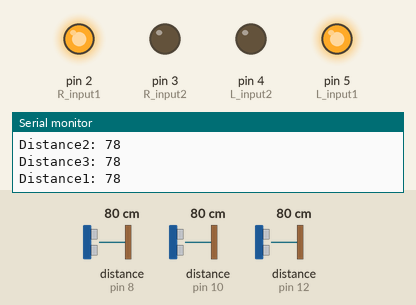
This sketch was run on a simulated Arduino Uno, built with avr-gcc and run on an emulated ATmega328P. On the bench: output pins drawn as LEDs (lit = HIGH), the last lines printed to the serial monitor. Wiring (inferred from the names in the program): 3 × ultrasonic range finder: trigger pin 9, echo pin 8 / trigger pin 11, echo pin 10 / trigger pin 13, echo pin 12. Inputs (shaded band) come from the test bench; at power-on: distance to the obstacle (sensors on pin 8, pin 10, pin 12) 80 cm. The echo pulse lasts 58.3 µs per cm; pins used as bus, display or sensor lines are not drawn.

Above: at 1.2 s.
1.3 s: distance to the obstacle (sensor on pin 8) set to 43 cm
4.3 s: distance to the obstacle (sensor on pin 8) set to 36 cm
At 5.6 s:
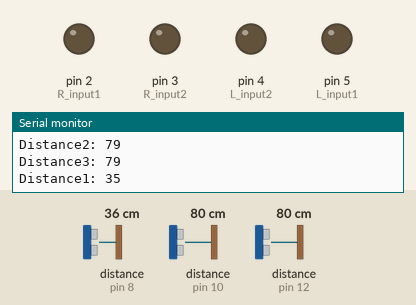
Timing chart, 0 to 7.3 s (numbered marks = the images above; inputs shaded):
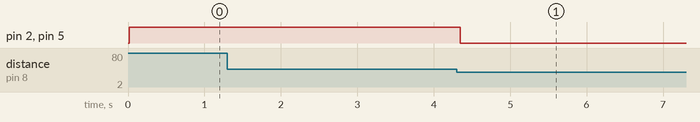

The sketch:

object_following_bot.ino
```cpp
const int R_input1 = 2;
const int R_input2 = 3;
const int L_input1 = 5;
const int L_input2 = 4;

const int trig1 = 9;
const int echo1 = 8;
const int trig2 = 11;
const int echo2 = 10;
const int trig3 = 13;
const int echo3 = 12;

int distance1;
int distance2;
int distance3;

long duration;

void Stop() {
  digitalWrite(L_input1, LOW);
  digitalWrite(L_input2, LOW);

  digitalWrite(R_input1, LOW);
  digitalWrite(R_input2, LOW);
}


void Forward() {
  digitalWrite(L_input1, HIGH);
  digitalWrite(L_input2, LOW);

  digitalWrite(R_input1, HIGH);
  digitalWrite(R_input2, LOW);
}

void Left() {
  digitalWrite(L_input1, HIGH);
  digitalWrite(L_input2, LOW);

  digitalWrite(R_input1, LOW);
  digitalWrite(R_input2, LOW);
}


void Right() {
  digitalWrite(L_input1, LOW);
  digitalWrite(L_input2, LOW);

  digitalWrite(R_input1, HIGH);
  digitalWrite(R_input2, LOW);
}


void setup() {

  pinMode(L_input1, OUTPUT);
  pinMode(L_input2, OUTPUT);

  pinMode(R_input1, OUTPUT);
  pinMode(R_input2, OUTPUT);

  pinMode(trig1, OUTPUT);
  pinMode(echo1, INPUT);

  pinMode(trig2, OUTPUT);
  pinMode(echo2, INPUT);

  pinMode(trig3, OUTPUT);
  pinMode(echo3, INPUT);

  Serial.begin(9600);
}

void loop() {

  digitalWrite(trig1, LOW);
  delayMicroseconds(2);
  digitalWrite(trig1, HIGH);
  delayMicroseconds(10);
  digitalWrite(trig1, LOW);
  duration = pulseIn(echo1, HIGH);
  distance1 = duration * 0.034 / 2;

  digitalWrite(trig2, LOW);
  delayMicroseconds(2);
  digitalWrite(trig2, HIGH);
  delayMicroseconds(10);
  digitalWrite(trig2, LOW);
  duration = pulseIn(echo2, HIGH);
  distance2 = duration * 0.034 / 2;

  digitalWrite(trig3, LOW);
  delayMicroseconds(2);
  digitalWrite(trig3, HIGH);
  delayMicroseconds(10);
  digitalWrite(trig3, LOW);
  duration = pulseIn(echo3, HIGH);
  distance3 = duration * 0.034 / 2;

  Serial.print("Distance1: ");
  Serial.println(distance1);
  Serial.print("Distance2: ");
  Serial.println(distance2);
  Serial.print("Distance3: ");
  Serial.println(distance3);


  if (distance1 < 40 || distance2 < 40 || distance3 < 40) {
    Stop();
  } else if (distance2 < 300 && distance3 < 300) {
    Forward();
  } else if (distance1 < 300) {
    Forward();
  } else if (distance2 < 300) {
    Left();
  } else if (distance3 < 300) {
    Right();
  } else {
    Stop();
  }
}
```

Measured:
- the behaviour switches between 41 and 40 cm on distance to the obstacle (sensor on pin 8) (found by bisection; images 0 and 1)
- after the input at 4.3 s, pin 2 (R_input1), pin 5 (L_input1): HIGH → LOW after 0.05 s
